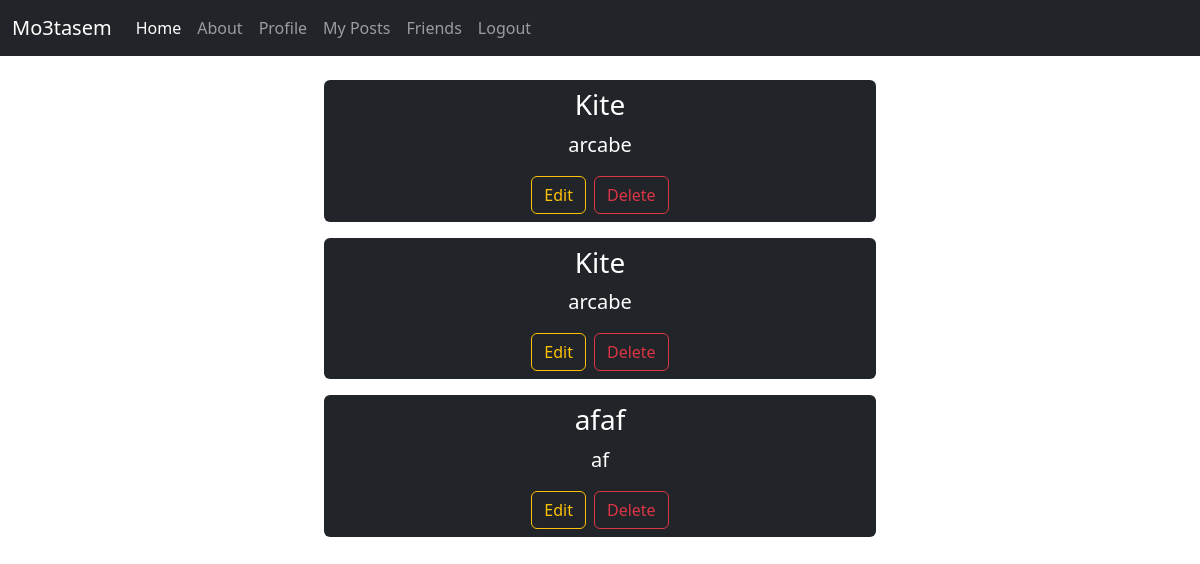
The app's page /myPosts (signed in) with its own data.
### FlaskApp/models.py (models this page shows, shortened)
class Post(db.Model):
    id = db.Column(db.Integer, primary_key=True)
    title = db.Column(db.String(60), nullable=False)
    date = db.Column(db.DateTime, nullable=False, default=datetime.now())
    content = db.Column(db.Text, nullable=False)
    privacy = db.Column(db.String(20), nullable=True)
    user_id = db.Column(db.Integer, db.ForeignKey('user.id'))

### FlaskApp/routes.py (the view)
@app.route('/myPosts',  methods=['GET', 'POST'])
@login_required
def myPosts(id=None):
    data = {}
    if current_user and current_user.is_authenticated:
        with app.app_context():
            posts = Post.query.filter_by(user_id = current_user.id)
            data['posts'] = posts
    return render_template('myPosts.html', data=data)

### FlaskApp/models.py (called while the page is built)
@login_manager.user_loader
def load_user(user_id):
    return User.query.get(int(user_id))

### FlaskApp/templates/myPosts.html
{% extends 'base.html' %}
{% block main %}
    <section class="posts p-4 m-auto w-50 d-flex flex-column gap-3 justify-content-around border-2 border-black ">
      {% for post in data.posts %}
        <div class="post bg-dark p-2 rounded-2 text-white lead d-flex flex-column justify-content-around align-items-center">
          <h3>{{post.title}}</h3>
        <p>{{post.content}}</p>
        <div class="d-flex justify-content-around gap-2">
            <form action="/editPost/{{post.id}}" method="get">
                <button type='submit' class="btn btn-outline-warning">Edit</a>
            </form>
            <form action="/deletePost/{{post.id}}" mehtod="Delete">
                <button type='submit' class="btn btn-outline-danger">Delete</a>
            </form>
        </div>
        </div>
      {% endfor %}
    </section>
{% endblock %}

### records on screen
Post: title "Kite", content "arcabe"
Post: title "Kite", content "arcabe"
Post: title "afaf", content "af"
